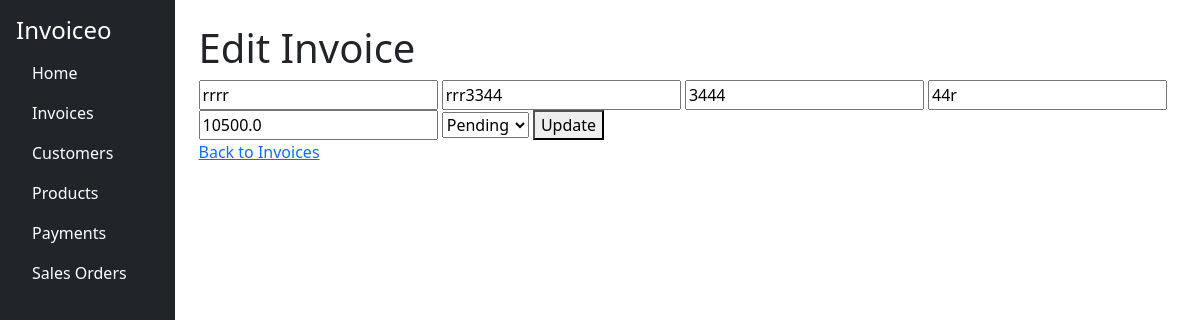
/edit_invoice/1, run on an earlier commit of the app's database.
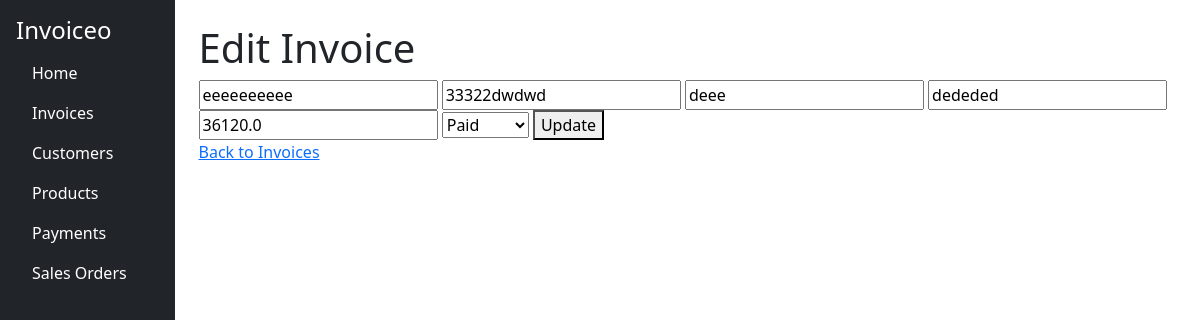
And on a later commit of the database.
### app.py (models this page shows, shortened)
class Invoice(db.Model):
    id = db.Column(db.Integer, primary_key=True)
    customer_name = db.Column(db.String(100), nullable=False)
    customer_gstin = db.Column(db.String(15), nullable=False)
    amount = db.Column(db.Float, nullable=False)
    customer_address = db.Column(db.String(300), nullable=False)
    billing_address = db.Column(db.String(300), nullable=False)
    status = db.Column(db.String(20), default="Pending")
    created_at = db.Column(db.DateTime, default=datetime.utcnow)
    items = db.relationship('InvoiceItem', backref='invoice', cascade='all, delete-orphan')
    payments = db.relationship('Payment', backref='invoice', cascade='all, delete-orphan')

### app.py (the view, shortened to what this page needs)
@app.route('/edit_invoice/<int:id>', methods=['GET', 'POST'])
def edit_invoice(id):
    invoice = Invoice.query.get_or_404(id)
    return render_template('edit_invoice.html', invoice=invoice)

### templates/edit_invoice.html (shortened to what this page needs)
{% extends 'base.html' %}
{% block content %}
    <h1>Edit Invoice</h1>
    <form method="POST">
        <input type="text" name="customer_name" value="{{ invoice.customer_name }}" required>
        <input type="text" name="customer_gstin" value="{{ invoice.customer_gstin }}" required>
        <input type="text" name="customer_address" value="{{ invoice.customer_address }}" required>
        <input type="text" name="billing_address" value="{{ invoice.billing_address }}" required>
        <input type="number" name="amount" value="{{ invoice.amount }}" required>
        <select name="status">
            <option value="Pending" {% if invoice.status == 'Pending' %}selected{% endif %}>Pending</option>
            <option value="Paid" {% if invoice.status == 'Paid' %}selected{% endif %}>Paid</option>
        </select>
        <button type="submit">Update</button>
    </form>
    <a href="{{ url_for('invoices') }}">Back to Invoices</a>
</body>
{% endblock %}

What changed in the data, as far as the page shows it:
changed Invoice: customer_name "rrrr" → "eeeeeeeeee"; customer_gstin "rrr3344" → "33322dwdwd"; customer_address "3444" → "deee"; billing_address "44r" → "dededed"; amount "10500.0" → "36120.0"; status "Pending" → "Paid"
